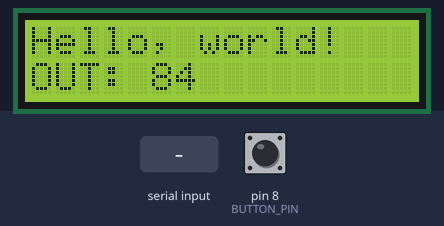
The sketch below on a simulated Arduino Uno, built with avr-gcc and run on an emulated ATmega328P. Shown: 16×2 character LCD. Inputs (shaded band) come from the test bench; at power-on: pin 8 (BUTTON_PIN) LOW. Random numbers use the default seed unless the sketch sets one; what the sketch prints to the serial monitor is not drawn.

Above: at 1.2 s.
1.3 s: "1" received over the second serial link
At 2.0 s:
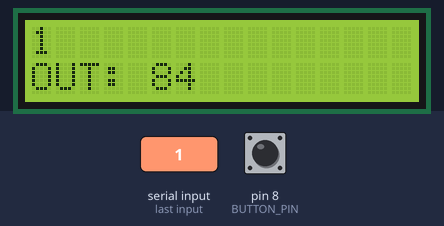
2.9 s: pin 8 (BUTTON_PIN) pulled HIGH for 0.15 s
At 4.2 s:
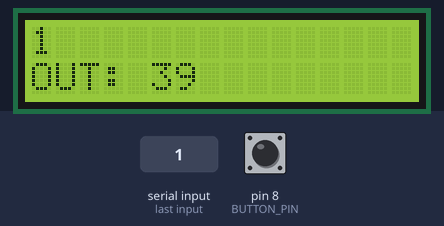
4.5 s: pin 8 (BUTTON_PIN) pulled HIGH for 1 s
At 6.7 s:
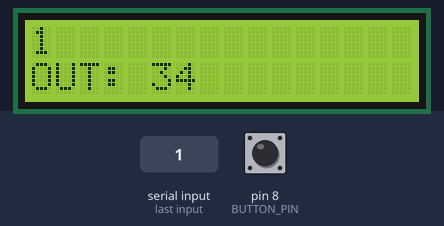
7.0 s: "0" received over the second serial link
At 7.5 s:
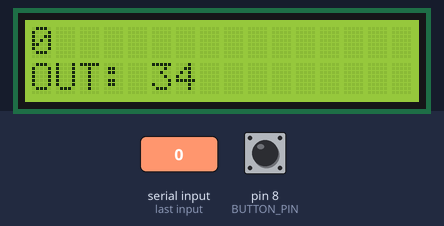
Timing chart, 0 to 9.6 s (numbered marks = the images above; inputs shaded):
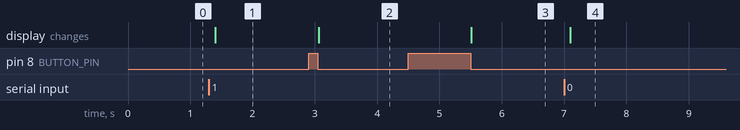

Measured:
- after the input at 1.3 s, the display: changes after 0.10 s (image 1)
- after the input at 2.9 s, the display: changes after 0.16 s (image 2)
- after the input at 4.5 s, the display: changes after 1.0 s (image 3)
- after the input at 7.0 s, the display: changes after 0.10 s (image 4)

The sketch:

testSystem.ino
```cpp
/*
 *
 * Athelas was the robot that I originally did all this bluetooth low energy stuff for! This isn't specifically for the MakeBlock kit,
 * but
 *   __   ____  _  _  ____  __     __   ____
 *  / _\ (_  _)/ )( \(  __)(  )   / _\ / ___)
 * /    \  )(  ) __ ( ) _) / (_/\/    \\___ \
 * \_/\_/ (__) \_)(_/(____)\____/\_/\_/(____/
 *
 * Hardware setup:
 * LCD: https://learn.sparkfun.com/tutorials/sik-experiment-guide-for-arduino---v32/experiment-15-using-an-lcd
 * Bluetooth Package Parsing: http://osoyoo.com/2019/02/26/osoyoo-v2-robot-car-lesson-7-imitation-driving-with-bluetooth-app/
 *
 */
#include <LiquidCrystal.h>
#include <SoftwareSerial.h>
#include <string.h>

// My HC-02 bluetooth module connected to the RX, TX ports of an Uno
// For the mBot specifics, it looks like there's already some extensive
// examples for bluetooth comms:
// https://github.com/Makeblock-official/Makeblock-Libraries/blob/master/examples/Me_Bluetooth/SlaveBluetoothBySoftSerialTest/SlaveBluetoothBySoftSerialTest.ino
// But the Me_Bluetooth is inherited from SoftwareSerial, so if you wanted a better understanding of what's under the hood of that,
// this might be useful
SoftwareSerial bleSerial(4, 5);  //RX, TX

LiquidCrystal lcd(12,11,6,7,3,2);

#define BUTTON_PIN 8
int deadZone = 5;
int buttonAxis = 0;

//Serial receive buffer, you can probably make this bigger if your command strings are bigger
#define MAX_PACKETSIZE 32

char writeBuffer[MAX_PACKETSIZE];
const char* EOF_SUFFIX = "EOF";

char readBuffer[MAX_PACKETSIZE];
unsigned int readBufferIndex = 0;
unsigned long preUARTTick = 0;


// UART Bluetooth reads available serial messages
// at the end of the tick, the bytes in readBuffer charector array
// will be what was input (if anything). This version will
// print that input to an LCD screen
void uartReadTick()
{

  char Uart_Date=0;
  if(bleSerial.available())
  {
    size_t len = bleSerial.available();
    uint8_t sbuf[len + 1];
    sbuf[len] = 0x00;
    bleSerial.readBytes(sbuf, len);
    //parseUartPackage((char*)sbuf);
    memcpy(readBuffer + readBufferIndex, sbuf, len);//ensure that the serial port can read the entire frame of data
    readBufferIndex += len;
    preUARTTick = millis();
    if(readBufferIndex >= MAX_PACKETSIZE - 1)
    {
      readBufferIndex = MAX_PACKETSIZE - 2;
      preUARTTick = preUARTTick - 200;
    }
  }


  // readBufferIndex > 0 means that a new message is being recieved

  if(readBufferIndex > 0 && (millis() - preUARTTick >= 100))
  {
    // message is fully recieved and ready
    // readBuffer has the full incoming message

    readBuffer[readBufferIndex] = 0x00;
    Uart_Date=readBuffer[0];
    readBufferIndex = 0;

    lcd.setCursor(0,0);
    lcd.print("                ");
    lcd.setCursor(0,0);
    lcd.print(readBuffer);

    Serial.print("read in: ");
    Serial.println(readBuffer);
  }
}

// UART Bluetooth write whatever is in the write to the serial buffer
// This version will, when a button is clicked, send a random number
// to the bluetooth device
void uartWriteTick(){
   int buttonState = digitalRead(BUTTON_PIN);

   if(buttonState == HIGH){
     buttonAxis = 0;
   }

   if(buttonState == LOW && buttonAxis < deadZone) {
    if(buttonAxis == 0){
      int rNum = (int) random(100);

      // TODO: this is where the mesage is written
      char message[MAX_PACKETSIZE - 4];
      sprintf(message, "OUT: %d", rNum);

      lcd.setCursor(0,1);
      lcd.print("                ");
      lcd.setCursor(0,1);
      lcd.print(message);

      // This is where the message is sent to the write buffer
      sprintf(writeBuffer, "%s%s", message, EOF_SUFFIX);
    }

    // This is where the write buffer is sent to the
    // bluetooth serial port
    bleSerial.write(writeBuffer);

    Serial.print("wrote out: ");
    Serial.println(writeBuffer);

    buttonAxis++;
    deadZone = true;
   }
}

void setup()
{
  Serial.begin(9600);//In order to fit the Bluetooth module's default baud rate, only 9600
  bleSerial.begin(9600);

  lcd.begin(16, 2);
  lcd.clear();

  lcd.print("Hello, world!");

  pinMode(BUTTON_PIN, INPUT);
  randomSeed(analogRead(0));
}

void loop()
{
  uartReadTick();
  uartWriteTick();
}
```
